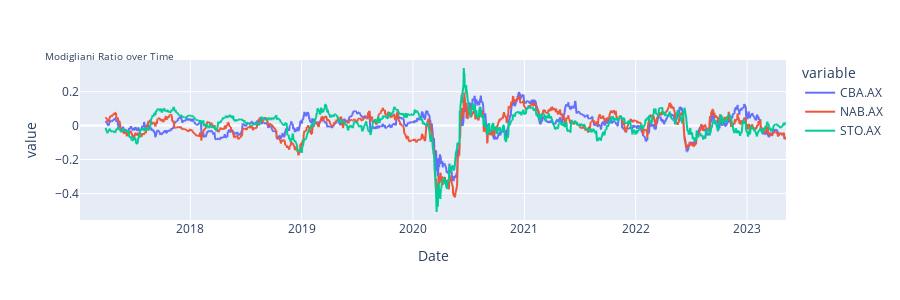

The notebook cell saved with this chart:
### Code cell
M2.plot().update_layout(title=dict(text=" Modigliani Ratio over Time", font=dict(size=10), automargin=True, yref='paper'), autosize=False, width=900, height=300)

### Figure 1 — Plotly figure (JSON) as saved in the notebook; plotly's stock layout.template omitted (floating-point values rounded to 4 significant figures; data arrays with more than 128 entries replaced by an {"elided": "..."} marker saying what was removed)
{"data": [{"hovertemplate": "variable=CBA.AX<br>Date=%{x}<br>value=%{y}<extra></extra>", "legendgroup": "CBA.AX", "line": {"color": "#636efa", "dash": "solid"}, "marker": {"symbol": "circle"}, "mode": "lines", "name": "CBA.AX", "showlegend": true, "x": {"elided": "1600 str values"}, "xaxis": "x", "y": {"elided": "1600 float values"}, "yaxis": "y", "type": "scattergl"}, {"hovertemplate": "variable=NAB.AX<br>Date=%{x}<br>value=%{y}<extra></extra>", "legendgroup": "NAB.AX", "line": {"color": "#EF553B", "dash": "solid"}, "marker": {"symbol": "circle"}, "mode": "lines", "name": "NAB.AX", "showlegend": true, "x": {"elided": "1600 str values"}, "xaxis": "x", "y": {"elided": "1600 float values"}, "yaxis": "y", "type": "scattergl"}, {"hovertemplate": "variable=STO.AX<br>Date=%{x}<br>value=%{y}<extra></extra>", "legendgroup": "STO.AX", "line": {"color": "#00cc96", "dash": "solid"}, "marker": {"symbol": "circle"}, "mode": "lines", "name": "STO.AX", "showlegend": true, "x": {"elided": "1600 str values"}, "xaxis": "x", "y": {"elided": "1600 float values"}, "yaxis": "y", "type": "scattergl"}], "layout": {"xaxis": {"anchor": "y", "domain": [0, 1], "title": {"text": "Date"}, "type": "date", "range": ["2017-01-04", "2023-05-09"], "autorange": true}, "yaxis": {"anchor": "x", "domain": [0, 1], "title": {"text": "value"}, "type": "linear", "range": [-0.5565, 0.3863], "autorange": true}, "legend": {"title": {"text": "variable"}, "tracegroupgap": 0}, "margin": {"t": 60}, "title": {"font": {"size": 10}, "text": " Modigliani Ratio over Time", "automargin": true, "yref": "paper"}, "autosize": false, "width": 900, "height": 300}}
